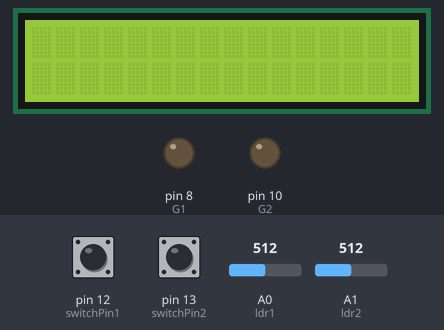
Bench run of a sketch on a simulated Arduino Uno, built with avr-gcc and run on an emulated ATmega328P. On the bench: 16×2 character LCD, output pins drawn as LEDs (lit = HIGH). Inputs (shaded band) come from the test bench; at power-on: pin 13 (switchPin2) LOW, pin 12 (switchPin1) LOW, A0 (ldr1) = 512, A1 (ldr2) = 512. Pins used as bus, display or sensor lines are not drawn.

Above: at 1.2 s.
1.3 s: pin 13 (switchPin2) pulled HIGH for 0.6 s
At 1.9 s:
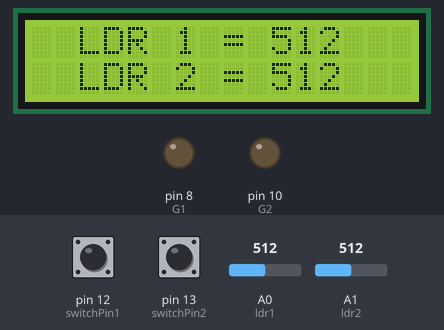
3.5 s: pin 12 (switchPin1) pulled HIGH for 0.6 s
At 4.0 s:
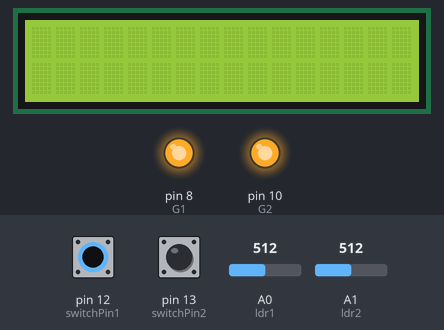
6.0 s: pin 12 (switchPin1) pulled HIGH for 3.2 s
At 10.8 s:
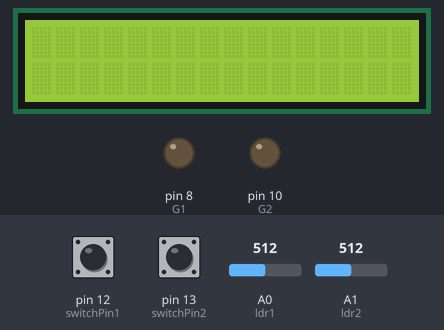
11.1 s: pin 13 (switchPin2) pulled HIGH for 3.2 s
16.1 s: pin 12 (switchPin1) driven HIGH and pin 13 (switchPin2) driven HIGH
At 17.3 s:
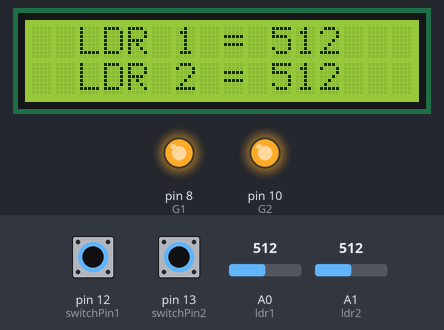
17.6 s: A0 (ldr1) set to 415
At 18.8 s:
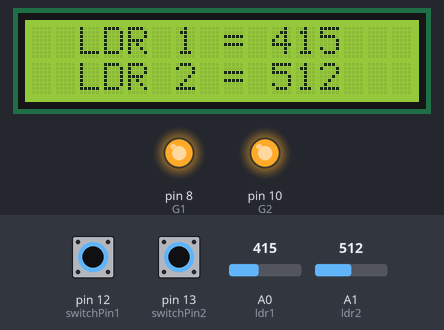
19.1 s: A0 (ldr1) set to 387
At 20.4 s:
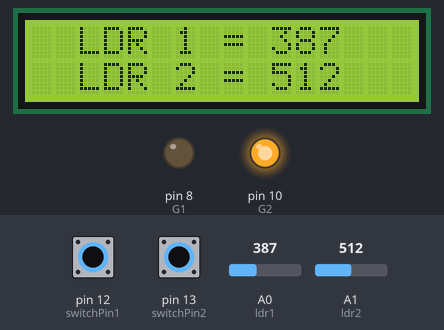
Timing chart, 0 to 21.6 s (numbered marks = the images above; inputs shaded):
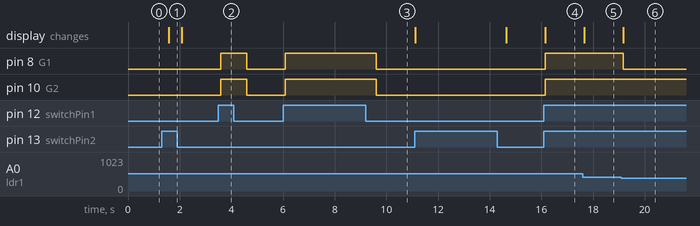

Measured:
- the behaviour switches between 401 and 400 on A0 (ldr1) (found by bisection; images 5 and 6)
- after the input at 1.3 s, the display: changes after 0.27 s (image 1)
- after the input at 3.5 s, pin 8 (G1), pin 10 (G2): LOW → HIGH after 0.08 s, → LOW 1.0 s later
- after the input at 6.0 s, pin 8 (G1), pin 10 (G2): LOW → HIGH after 0.10 s, → LOW 3.5 s later
- after the input at 16.1 s, pin 8 (G1), pin 10 (G2): LOW → HIGH after 0.05 s; the display: changes after 0.05 s (image 4)
- after the input at 17.6 s, the display: changes after 0.07 s (image 5)
- after the input at 19.1 s, pin 8 (G1): HIGH → LOW after 0.08 s; the display: changes after 0.08 s (image 6)

The sketch:

Light_Monitoring.ino
```cpp
#include <LiquidCrystal.h>

// LCD object -- Parameters: (RS, E, D4, D5, D6, D7):
LiquidCrystal lcd = LiquidCrystal(2, 3, 4, 5, 6, 7);

int G1 = 8; // Green1
int R1 = 9; // Red1
int G2 = 10; // Green2
int R2 = 11; //Red2

int ldr1 = A0;
int ldr2 = A1;

int switchPin1 = 12;
int switchState1 = 0;

int switchPin2 = 13;
int switchState2 = 0;

void setup()
{
  Serial.begin(9600);

  // LCD's number of columns and rows
  lcd.begin(16, 2);

  // LED pins
  pinMode(R1, OUTPUT);
  pinMode(G1, OUTPUT);
  pinMode(R2, OUTPUT);
  pinMode(G2, OUTPUT);

  // LDR pins
  pinMode(ldr1, INPUT);
  pinMode(ldr2, INPUT);

  // Slide Switch Pins
  pinMode(switchPin1, INPUT);
  pinMode(switchPin2, INPUT);
}
void loop()
{
  // reads pin A0 and A1(0 to 1023)
  ldr1 = analogRead(A0);
  ldr2 = analogRead(A1);

  //read the state of the switch value
  switchState1 = digitalRead(switchPin1);
  switchState2 = digitalRead(switchPin2);

  if(switchState2 == HIGH) // Turns LCD ON/OFF
  {
    // Set the cursor on the third column and the first row
    lcd.setCursor(2, 0);
    lcd.print("LDR 1 = ");
    lcd.print(ldr1);
    // Set the cursor on the third column and the second row:
    lcd.setCursor(2, 1);
    lcd.print("LDR 2 = ");
    lcd.print(ldr2);
  }
  else
  {
    lcd.clear(); // Clears LCD in case something was printed beforehand
  }


  if (switchState1 == HIGH) // Turns LED Indicators ON/OFF
  {
    // Indicators for the first LDR (sector 1)
    if (ldr1 > 400)
    {
      digitalWrite(R1, LOW);
      digitalWrite(G1, HIGH);
    }
    else
    {
      digitalWrite(G1, LOW);
      digitalWrite(R1, HIGH);
    }

    // Indicators for the second LDR (sector 2)
    if (ldr2 > 400)
    {
      digitalWrite(R2, LOW);
      digitalWrite(G2, HIGH);
    }
    else
    {
      digitalWrite(G2, LOW);
      digitalWrite(R2, HIGH);
    }
  }
  else // Tuns all LEDs OFF in case they had been turned ON previously
  {
    digitalWrite(G1, LOW);
    digitalWrite(G2, LOW);
    digitalWrite(R1, LOW);
    digitalWrite(R2, LOW);
  }
  delay(500);
}
```
